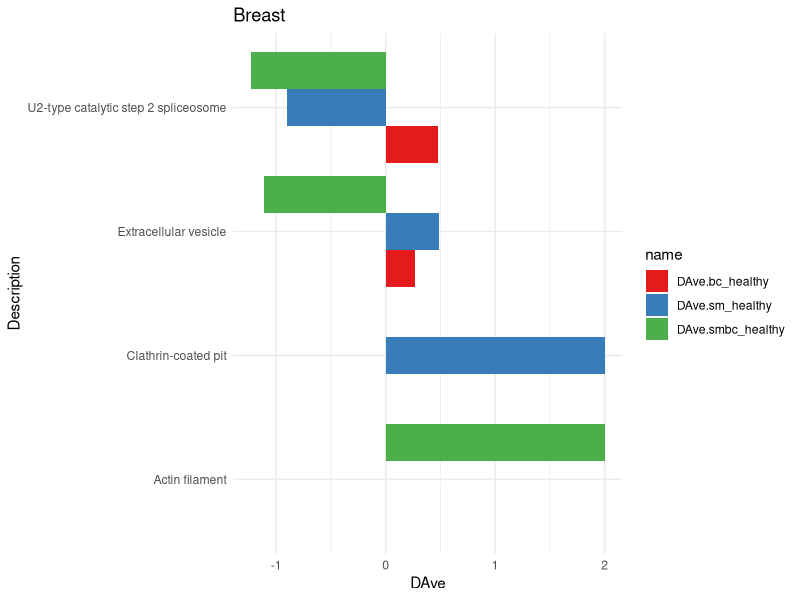
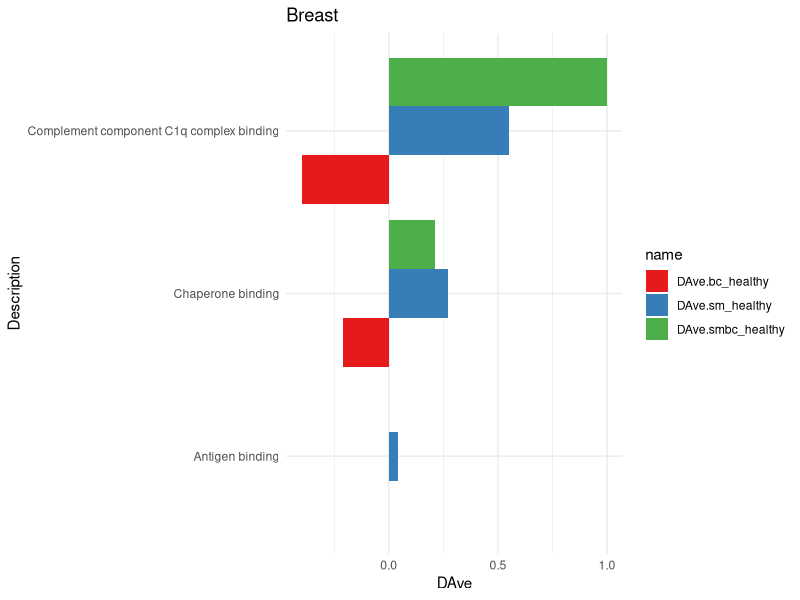
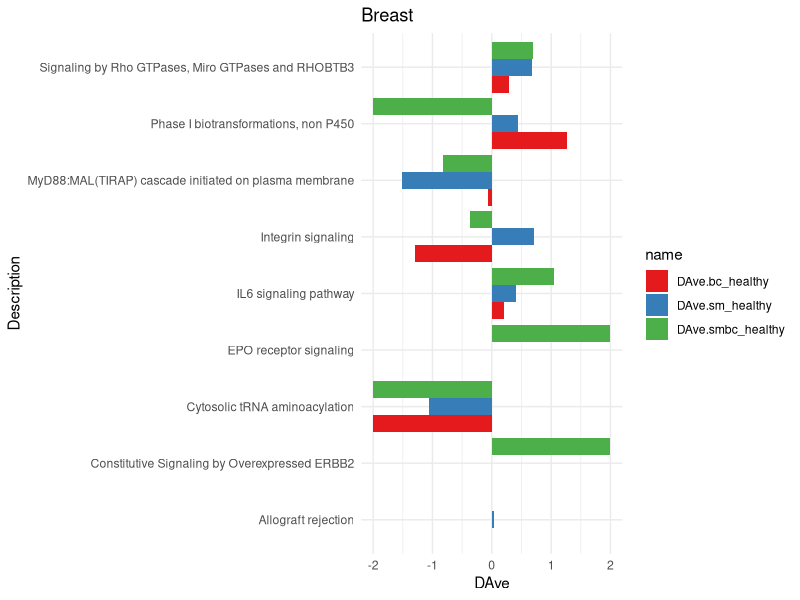
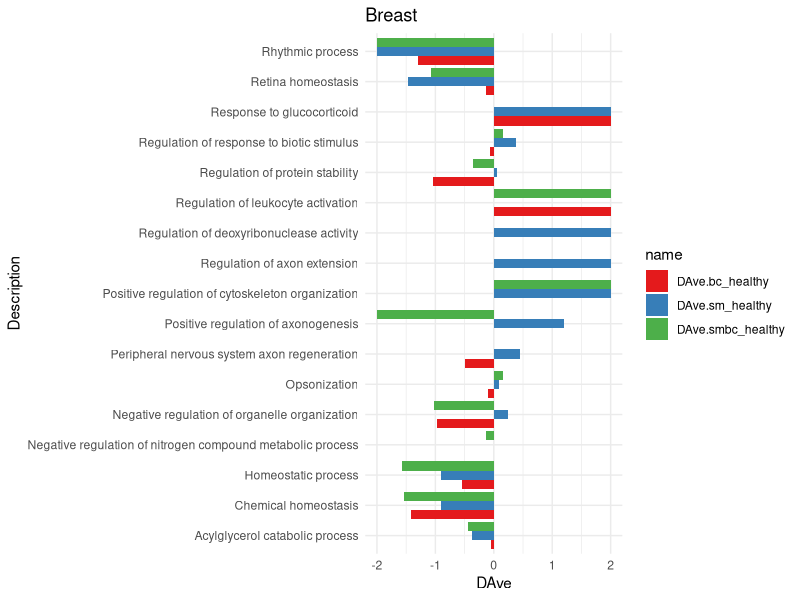

Here is the R script that generated these plots, in order:
library(ggplot2)
library(tidyr)

# Function to create horizontal bar plots from a given dataframe
create_horizontal_bar_plots <- function(data, sample_name, width, height) {
  # Split the dataframe based on the 'category' column
  combined_list <- split(data, data$category)
  
  # Loop through each sub-dataframe and create horizontal bar plots
  for (cat in names(combined_list)) {
    # Get the current sub-dataframe
    sub_df <- combined_list[[cat]]
    
    # Reshape the dataframe from wide to long format
    long_df <- sub_df %>%
      pivot_longer(cols = starts_with("DAve"))
    
    # Create a horizontal bar plot for the reshaped dataframe
    p <- ggplot(long_df, aes(x = value, y = description, fill = name)) +
      geom_bar(stat = "identity", position = "dodge") +
      labs(title = sample_name, x = "DAve", y = "Description") +
      theme_minimal() +
      scale_fill_brewer(palette = "Set1")  # Optional: change color palette
    
    # Save the plot as an SVG file
    ggsave(filename = paste(cat, sample_name, ".svg", sep = ""), 
           plot = p, width = width, height = height, units = "in", dpi = 600, bg = "white")
  }
}

# Example usage
sample <- "Breast"
df <- read.csv("Breast_n.csv")
width_v <- 12
height_v <- 16

create_horizontal_bar_plots(df, sample, width_v, height_v)

